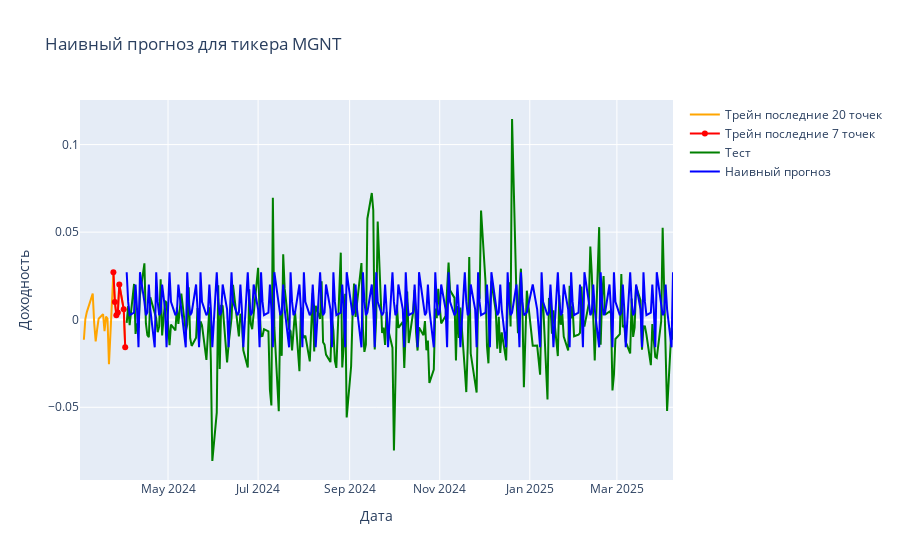

This figure's notebook cell:
### Code cell
import random

rand_ticker = random.choice(naive_train.columns)
naive_fig = go.Figure([
    go.Scatter(x=naive_train.index[-20:],y=naive_train[rand_ticker].iloc[-20:],mode="lines", name="Трейн последние 20 точек", line=dict(color="orange")),
    go.Scatter(x=naive_train.index[-7:],y=naive_train[rand_ticker].iloc[-7:],mode="lines+markers", name="Трейн последние 7 точек", line=dict(color="red")),
    go.Scatter(x=naive_test.index, y=naive_test[rand_ticker], mode="lines", name="Тест", line=dict(color="green")),
    go.Scatter(x=naive_forecast.index, y=naive_forecast[rand_ticker], mode="lines", name="Наивный прогноз", line=dict(color="blue"))
])

naive_fig.update_layout(title=f"Наивный прогноз для тикера {rand_ticker}", xaxis_title="Дата", yaxis_title="Доходность")
naive_fig.show()

### Figure 1 — Plotly figure (JSON) as saved in the notebook; plotly's stock layout.template omitted (floating-point values rounded to 4 significant figures; data arrays with more than 128 entries replaced by an {"elided": "..."} marker saying what was removed)
{"data": [{"line": {"color": "orange"}, "mode": "lines", "name": "Трейн последние 20 точек", "type": "scatter", "x": ["2024-03-05T00:00:00", "2024-03-06T00:00:00", "2024-03-07T00:00:00", "2024-03-11T00:00:00", "2024-03-12T00:00:00", "2024-03-13T00:00:00", "2024-03-14T00:00:00", "2024-03-15T00:00:00", "2024-03-18T00:00:00", "2024-03-19T00:00:00", "2024-03-20T00:00:00", "2024-03-21T00:00:00", "2024-03-22T00:00:00", "2024-03-25T00:00:00", "2024-03-26T00:00:00", "2024-03-27T00:00:00", "2024-03-28T00:00:00", "2024-03-29T00:00:00", "2024-04-01T00:00:00", "2024-04-02T00:00:00"], "y": [-0.01143, 0.0003942, 0.004335, 0.01491, -0.002062, -0.01233, -0.005361, 0.0005258, 0.003219, -0.006548, 0.001714, 0.000658, -0.02545, 0.02712, 0.01018, 0.002601, 0.004086, 0.02009, 0.005952, -0.01574]}, {"line": {"color": "red"}, "mode": "lines+markers", "name": "Трейн последние 7 точек", "type": "scatter", "x": ["2024-03-25T00:00:00", "2024-03-26T00:00:00", "2024-03-27T00:00:00", "2024-03-28T00:00:00", "2024-03-29T00:00:00", "2024-04-01T00:00:00", "2024-04-02T00:00:00"], "y": [0.02712, 0.01018, 0.002601, 0.004086, 0.02009, 0.005952, -0.01574]}, {"line": {"color": "green"}, "mode": "lines", "name": "Тест", "type": "scatter", "x": {"elided": "260 str values"}, "y": {"elided": "260 float values"}}, {"line": {"color": "blue"}, "mode": "lines", "name": "Наивный прогноз", "type": "scatter", "x": {"elided": "260 str values"}, "y": {"elided": "260 float values"}}], "layout": {"title": {"text": "Наивный прогноз для тикера MGNT"}, "xaxis": {"title": {"text": "Дата"}}, "yaxis": {"title": {"text": "Доходность"}}}}
